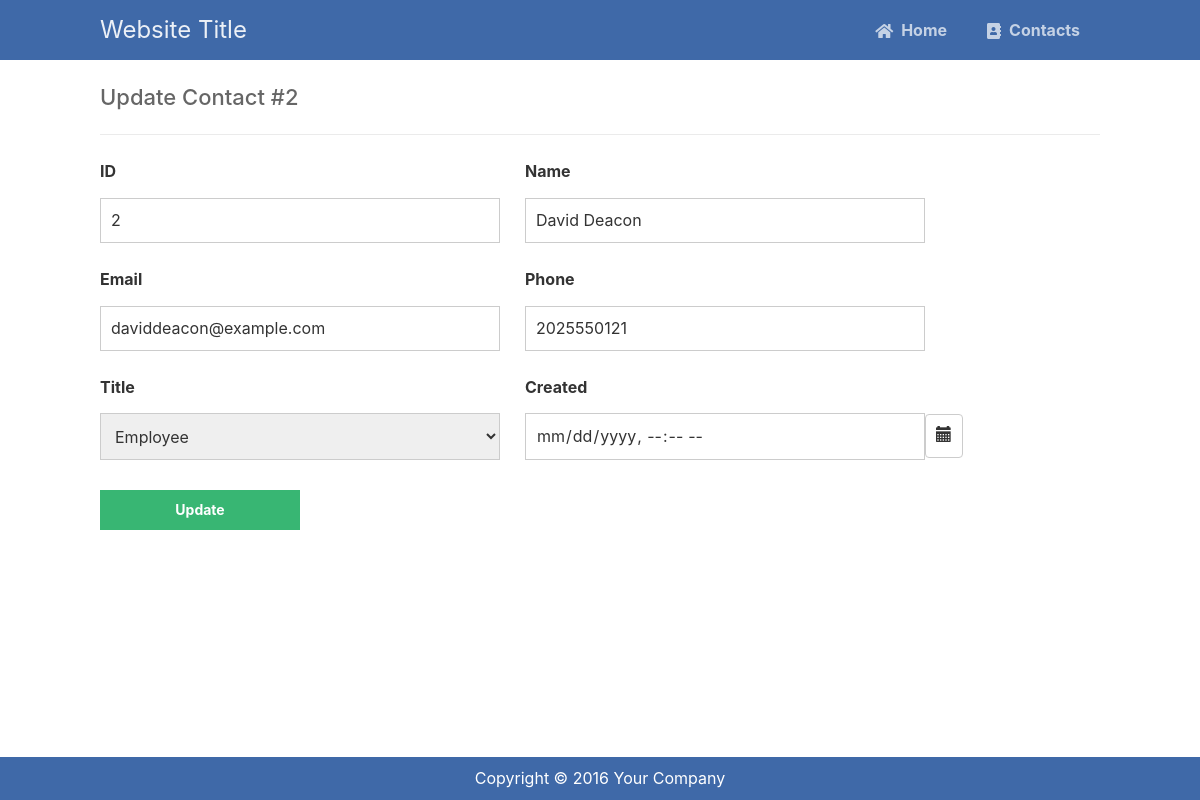
The app's page /update.php?id=2 with its own data.
### tables this page shows
CREATE TABLE `contacts` (
  `id` int(11) NOT NULL,
  `name` varchar(255) NOT NULL,
  `email` varchar(255) NOT NULL,
  `phone` varchar(255) NOT NULL,
  `title` varchar(255) NOT NULL,
  `created` date NOT NULL
);

### database.class.php (called while the page is built, shortened)
<?php
class database{
    private $servername = "127.0.0.1";
    private $username ="root";
    private $password = "";
    private $databasename = "test";
    public function displayRecord( $table, $id ){
        try{
            $conn = new PDO("mysql:host=".$this->servername.";dbname=".$this->databasename, $this->username, $this->password);
            $conn->setAttribute(PDO::ATTR_ERRMODE, PDO::ERRMODE_EXCEPTION);
            $stmt = $conn->prepare('SELECT * FROM '.$table.' WHERE id = ?');
            $stmt->execute( [ $id ] );
            $contact = $stmt->fetch(PDO::FETCH_ASSOC);
            return $contact;
        }catch(PDOException $e){
            die("Failed to connect with MySQL: " . $e->getMessage());
        }
    }
}
?>

### update.php (the view, shortened to what this page needs)
<?php
    include 'database.class.php';
    $conn = new database();
    if (isset($_GET['id'])) {
        $contact = $conn->displayRecord('contacts', $_GET['id'] );
    }else{
        $msg = "Update Failed!";
    }
?>
<?php
    include 'template.class.php';
?>
<div class="content update">
	<h2>Update Contact #<?=$_GET['id']?></h2>
    <form action="update.php?id=<?=$_GET['id']?>" method="post">
        <label for="id">ID</label>
        <label for="name">Name</label>
        <input type="text" name="id" placeholder="1" value="<?=$_GET['id']?>" id="id">
        <input type="text" name="name" placeholder="" value="<?=$contact['name']?>" id="name">
        <label for="email">Email</label>
        <label for="phone">Phone</label>
        <input type="text" name="email" placeholder="" value="<?=$contact['email']?>" id="email">
        <input type="text" name="phone" placeholder="" value="<?=$contact['phone']?>" id="phone">
        <label for="title">Title</label>
        <label for="created">Created</label>
        <select name="title" id="title">
            <option value="<?=$contact['title']?>"><?=$contact['title']?></option>
        </select>
        <div class="input-group">
            <input type="datetime-local" name="created" type="text" value="<?=$contact['created']?>" readonly="readonly" id="created"/>
            <span class="btn btn-default" style="padding: 11px 10px; margin-left:-25px; margin-top:-5px"><span class="glyphicon glyphicon-calendar"></span></span>
        </div>
        <input type="submit" value="Update">
    </form>
</div>

### style.css (style rules this page uses)
* { box-sizing: border-box; font-family: -apple-system, BlinkMacSystemFont, "segoe ui", roboto, oxygen, ubuntu, cantarell, "fira sans", "droid sans", "helvetica neue", Arial, sans-serif; font-size: 16px; -webkit-font-smoothing: antialiased; -moz-osx-font-smoothing: grayscale; }
body { position:block; background-color: #FFFFFF; margin: 0; }
.content { padding: 60px 0px; width: 1000px; margin: 0 auto; }
.content h2 { margin: 0; padding: 25px 0; font-size: 22px; border-bottom: 1px solid #ebebeb; color: #666666; }
.update form { padding: 15px 0; display: flex; flex-flow: wrap; }
.update form label { display: inline-flex; width: 400px; padding: 10px 0; margin-right: 25px; }
.update form input { padding: 10px; width: 400px; margin-right: 25px; margin-bottom: 15px; border: 1px solid #cccccc; }
.update form select { padding: 10px; width: 400px; margin-right: 25px; margin-bottom: 15px; border: 1px solid #cccccc; }
.update form input[type="submit"] { display: block; background-color: #38b673; border: 0; font-weight: bold; font-size: 14px; color: #FFFFFF; cursor: pointer; width: 200px; margin-top: 15px; }

### records on screen
contacts: name "David Deacon", email "daviddeacon@example.com", phone "2025550121", title "Employee"

### other values on screen
$_GET['id'] "2"
$text_footer "Copyright © 2016 Your Company"
